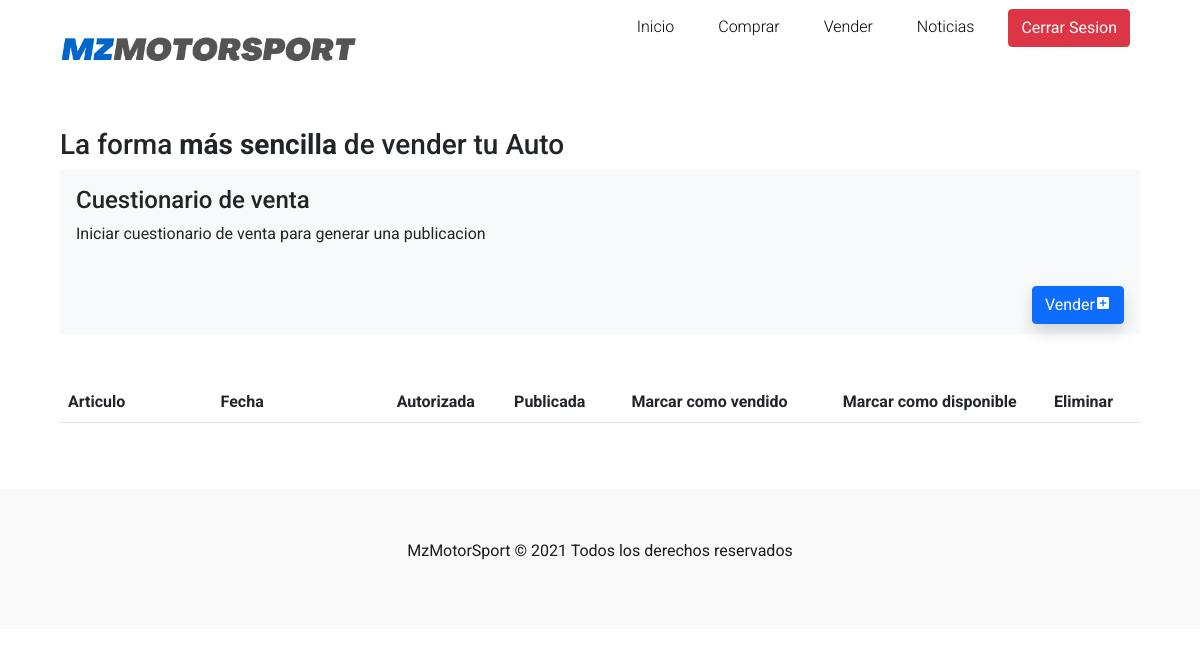
Page /usuarios/Vauto.php (signed in) on the earlier database version.
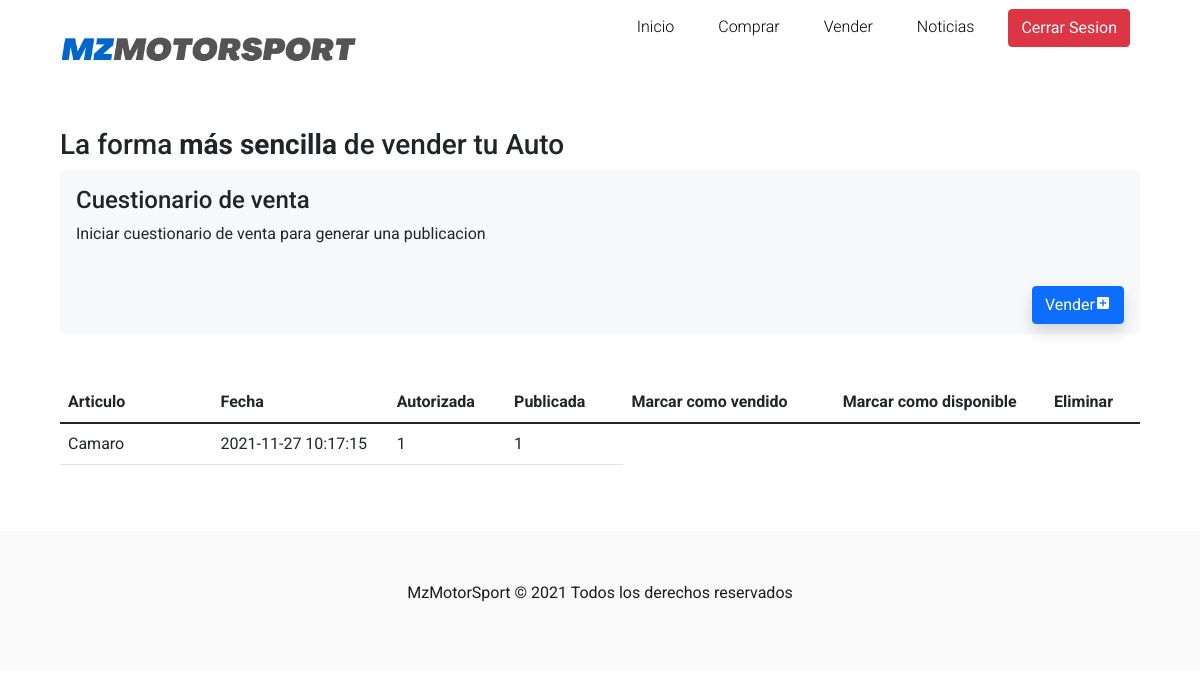
Same page on the later database version.
### tables this page shows
CREATE TABLE `autos` (
  `email_usuario` varchar(30) NOT NULL,
  `articulo` varchar(40) NOT NULL,
  `modelo` varchar(30) NOT NULL,
  `color` varchar(20) NOT NULL,
  `km` varchar(10) NOT NULL,
  `precio` varchar(11) NOT NULL,
  `comentario` varchar(11) NOT NULL,
  `imagen` varchar(60) NOT NULL,
  `fecha` datetime NOT NULL,
  `vendido` bit(1) NOT NULL,
  `estado` bit(1) NOT NULL
);

### usuarios/Vauto.php (the view, shortened to what this page needs)
<!DOCTYPE html>
<html lang="es">
<head>
  <link href='https://unpkg.com/boxicons@2.0.9/css/boxicons.min.css' rel='stylesheet'>
  <link href="https://cdn.jsdelivr.net/npm/bootstrap@5.1.1/dist/css/bootstrap.min.css" rel="stylesheet">
   <link rel="stylesheet" href="../css/styles.css">
</head>
<body>
<?php
  if(isset($_SESSION['usuarios_login']))
  {
    global $correo;
    $correo = $_SESSION['usuarios_login'];
  }
?>
  <header class="herov2">
    <nav class="nav_hero">
      <div class="container nav_container">
        <div class="logo">
          <img class="logo_name" src="../assets/img/MZMOTORSPORTLOGO.png" alt="">
        </div>
        <ul class="links">
          <li class="link-menu-items"><a href="../index.html" class="link">Inicio</a></li>
          <li class="link-menu-items"><a href="../Cauto.php" class="link">Comprar</a></li>
          <li class="link-menu-items"><a href=" Vauto.php" class="link">Vender</a></li>
          <li class="link-menu-items"><a href="#" class="link">Noticias</a></li>
          <li class="link-menu-items"><a href="../cerrar_sesion.php" class="btn btn-danger">Cerrar Sesion</a></li>
        </ul>
      </div>
    </nav>
</header>
<section class="container">
  <h3>La forma <strong>más sencilla</strong> de vender tu Auto</h3>
  <div class="row">
   <div class="col">
     <div class="p-3 pb-5 bg-light">
       <h4>Cuestionario de venta</h4>
       <p>Iniciar cuestionario de venta para generar una publicacion</p><br>
          <button type="button" id="btn-nueva-cita"
          class="btn btn-primary d-inline float-end shadow" data-bs-toggle="modal" data-bs-target="#modal-nueva-cita" style="color:rgb(255, 255, 255);">Vender<i class='bx bxs-plus-square' ></i></button>
      </div>
    </div>
  </div>
  <br><br>
  <table class="table">
    <thead class="table-ligth">
        <tr>
            <th width="13%">Articulo</th>
            <th width="15%">Fecha</th>
            <th width="10%">Autorizada</th>
            <th width="10%">Publicada</th>
            <th width="18%">Marcar como vendido</th>
            <th width="18%">Marcar como disponible</th>
            <th width="8%">Eliminar</th>
        </tr>
    </thead>
<?php
  $miconexion = mysqli_connect("localhost", "root", "", "mz_motorsports");
  $query="SELECT articulo, fecha, estado, vendido FROM autos where email_usuario = '$correo'";
  if($result_contenido = mysqli_query($miconexion,$query))
  {
  while($row=mysqli_fetch_array($result_contenido))
  {
  ?>
  <tr>
    <td><?php echo $row["articulo"]; ?></td>
    <td class="centro"><?php echo $row["fecha"]; ?></td>
    <td class="centro"><?php echo $row["estado"]; ?></td>
    <td class="centro"><?php echo $row["vendido"]; ?></td>
  </tr>
  <?php
  }
  }
  ?>
  </table>
</section>
<footer class="footer">
  <div class="container footer_caption">
    <div class="footer_copy">
      <p class=".copyright">MzMotorSport &copy; 2021 Todos los derechos reservados</p>
    </div>
  </div>
</footer>
</body>
</html>

### css/styles.css (style rules this page uses)
:root { --blue1:#0066cc; --blue2:#3399cc; --light:#ffffff80; --black1:#1A1B1F; --shadow: 0 8px 8px; --color_shadow: #00000033; }
* { margin: 0; padding: 0; box-sizing: border-box; }
body { font-family: 'Roboto', sans-serif; }
.container { width: 90%; max-width: 1500px; margin: 0 auto; overflow: hidden; padding: 50px 0; height: auto; }
.herov2 { width: 100%; }
.nav_hero { color: rgb(0, 0, 0); height: 70px; border-bottom: 1px solid rgba(255,255,255, 0.1); }
.nav_container { display: flex; align-items: center; justify-content: space-between; height: inherit; padding: 0; }
.logo_name { width: 300px; height: 300px; }
.link-menu-items { display: inline-block; color: inherit; text-decoration: none; font-weight: 300; padding: 10px; }
.link { display: inline-block; color: inherit; text-decoration: none; font-weight: 300; padding: 10px; }
.footer { background: #fafafa; }
.footer_caption { display: flex; flex-wrap: wrap-reverse; justify-content: space-evenly; }
.footer_copy { color: var(--black1); display: flex; flex-wrap: wrap; }

Differences in the rows shown:
added autos: articulo "Camaro", fecha "2021-11-27 10:17:15", estado "1", vendido "1"
